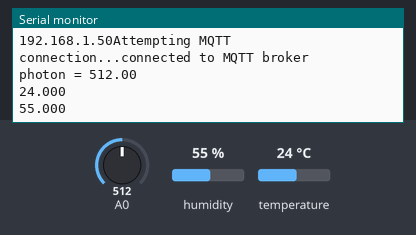
Bench run of a sketch on a simulated ESP8266 (NodeMCU). On the bench: the last lines printed to the serial monitor. The test bench sets the inputs (shaded band); at power-on: humidity 55 %, A0 = 512, temperature 24 °C. WiFi joins after 1.5 s; servers stay silent unless stated; no MQTT or app messages arrive unless stated.

Above: at 2.7 s.
2.8 s: humidity set to 22 %
5.8 s: A0 set to 716
At 7.7 s:
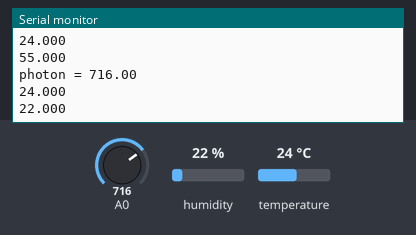
8.8 s: temperature set to 12 °C
At 11.7 s:
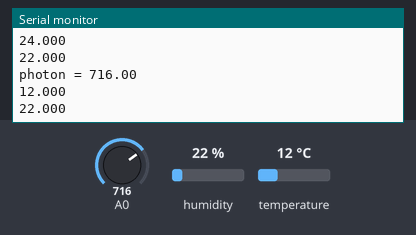
11.8 s: A0 set to 900
14.8 s: humidity set to 40 %
At 17.4 s:
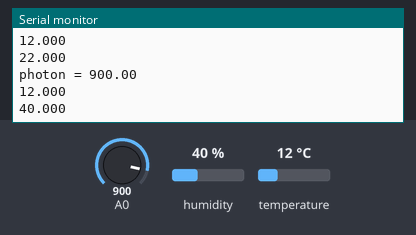
Timing chart, 0 to 18.8 s (numbered marks = the images above; inputs shaded):
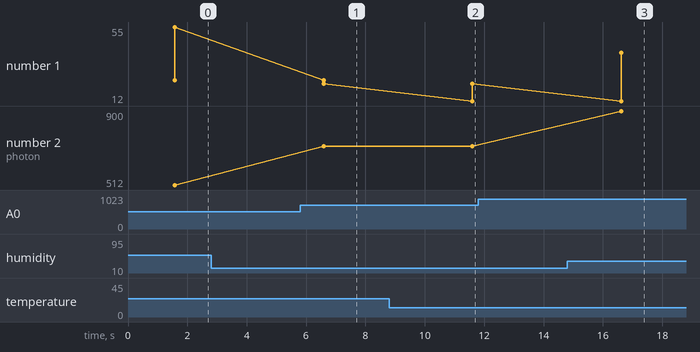

Measured:
- after the input at 5.8 s, the serial monitor: prints a new line after 0.79 s (image 1)
- after the input at 8.8 s, the serial monitor: prints a new line after 2.8 s (image 2)
- after the input at 14.8 s, the serial monitor: prints a new line after 1.8 s (image 3)
- plotted number 1: 22 → 40 after the input at 14.8 s
- plotted number 2: 512 → 716 after the input at 5.8 s

The sketch:

node-mcu-to-ha-yard-sensor.ino
```cpp
/*
  This applies for the outside node (yard)
  sensor: photon, DHT22

  29/6
  out_topic: "outside/light-sensing-yard"
              "outside/temperature-sensing-yard"
              "outside/humidity-sensing-yard"
   22/6:
    DHT22: D0
    photon-resistor: A0

   5/7: changing outtopics  from outside/ to room/

   9/7: adding intopics
        adding toogle-automation
        D0: lamp
        D3: mist
   10/7: remove all control, just sensing

*/

#include <DHT.h>
#include <DHT_U.h>
#include <ESP8266WiFi.h>
#include <PubSubClient.h>

#define DHTPIN D5
#define DHTTYPE DHT22

DHT dht(DHTPIN,DHTTYPE,15);

const char* ssid = "pi-hi-hi";
const char* pass = "123456789";

const char* mqtt_server = "172.24.1.1";
const char* clientID = "corner-node";

const char* out_topic_photon = "room/light-sensing-corner";
const char* out_topic_temperature = "room/temperature-sensing-corner";
const char* out_topic_humidity = "room/humidity-sensing-corner";

//const char* in_topic_lamp = "/room/desk-lamp-corner-control";
//const char* in_topic_mist_generator = "/room/mist-generator-corner-control";
//
//const char* in_topic_toggle_automatic = "room/toogle-automatic";

float temperature;
float humidity;
float photon;

WiFiClient espClient;
PubSubClient client(espClient);
char msg[50];

void setup_wifi(){
  delay(10);
  Serial.println();
  Serial.print("connecting to..");
  Serial.println(ssid);

  WiFi.begin(ssid,pass);

  while(WiFi.status() != WL_CONNECTED){
    delay(500);
    Serial.print(".");
  }

  Serial.println();
  Serial.print("Connected to....");
  Serial.println(ssid);
  Serial.print(WiFi.localIP());
}

void callback(char* topic, byte* payload, unsigned int length){
//
//  String topicName(topic);
//
//  if(topicName == in_topic_toggle_automatic){
//      String toggle_automation = String((char*)payload);
//      Serial.print(toggle_automation);
//      if(toggle_automation = "ONFon"){
//        client.subscribe(out_topic_photon);
//        client.subscribe(out_topic_temperature);
//        client.subscribe(out_topic_humidity);
//      }else if(toggle_automation = "OFFon"){
//        client.unsubscribe(out_topic_photon);
//        client.unsubscribe(out_topic_temperature);
//        client.unsubscribe(out_topic_humidity);
//      }
//  }
//
//  if(topicName == out_topic_photon){
//    photon = atof((char*)payload);
//    Serial.print("photon value from server:");
//    Serial.println(photon);
//    if(photon > 900){
//      Serial.println("too dark here!");
//      digitalWrite(D0,LOW);
//    }else{
//      digitalWrite(D0,HIGH);
//    }
//  }
//
//  if(topicName == out_topic_temperature){
//    temperature = atof((char*)payload);
//    Serial.print("temperature from server:");
//    Serial.println(temperature);
//    if(temperature > 30.0){
//      Serial.println("too hot at corner");
//      digitalWrite(D3, LOW);
//    }else{
//      digitalWrite(D3,HIGH);
//    }
//  }
}

void reconnect(){
  while(!client.connected()){
    Serial.print("Attempting MQTT connection...");

    if(client.connect(clientID)){
      Serial.println("connected to MQTT broker");
      client.publish(out_topic_photon,clientID);
      client.publish(out_topic_temperature,clientID);
      client.publish(out_topic_humidity,clientID);
    }else{
      Serial.print("failed, rc=...");
      Serial.println(client.state());
      Serial.println("try again in 1 sec");
      delay(1000);
    }
  }
}

void publish_value(){
  //photon
  dtostrf(photon,2,2,msg);
  client.publish(out_topic_photon,msg);
  Serial.print("photon = ");
  Serial.println(msg);

  //convert F to C
  temperature = dht.convertFtoC(temperature);
  dtostrf(temperature,3,3,msg);

  //temperature
  client.publish(out_topic_temperature,msg);
  Serial.println(msg);

  //humidity
  dtostrf(humidity,3,3,msg);
  client.publish(out_topic_humidity,msg);
  Serial.println(msg);

  delay(3000);
}

void setup() {
  Serial.begin(115200);
  setup_wifi();
  client.setServer(mqtt_server,1883);
  client.setCallback(callback);

  pinMode(D5,INPUT);
}

void loop() {
  if(!client.connected()){
    reconnect();
  }

  temperature = dht.readTemperature(DHTPIN);
  humidity = dht.readHumidity(DHTPIN);
  photon = analogRead(A0);

  publish_value();
  delay(2000);
//  client.loop();
}
```
